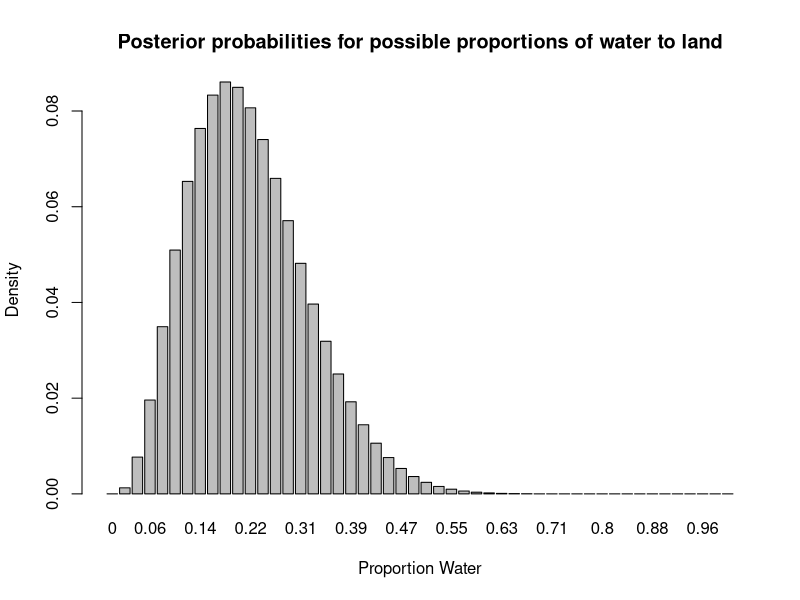
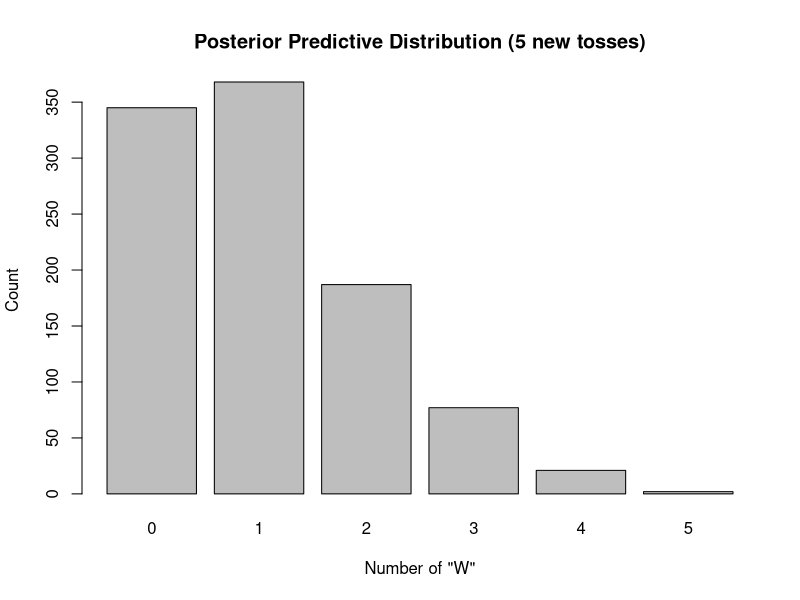

Source code (R) for these figures, in order:
## ---- chunk 1
knitr::opts_chunk$set(fig.align = "center")
library(tidyverse)  # Load any packages you need here
## ---- chunk 2
# Function to compute posterior for a given sample and range of possible proportions.
compute_posterior = function(sample, possible){
  
  W = sum(sample == "W")
  L = sum(sample == "L")
  
  prior = rep(1, length(possible)) # 2. Calculate likelihood and prior
  likelihood = sapply(possible, function(x) dbinom(x = W, size = W+L, prob = x))
  post = (prior * likelihood) / sum(prior * likelihood)  # 3. Calculate posterior probability
  
  return(post)
}

# Sample with 3 water and 13 land:
sample = c("W","W","W","L","L","L","L","L","L","L","L","L","L","L","L","L")
# 1. Create a grid of possible proportion values
possible = seq(0,1,length.out=50)
# Compute posteriors
posterior = compute_posterior(sample, possible)

# 4. Create a plot of the posterior distribution
barplot(posterior, names.arg = round(possible,2),
        main = "Posterior probabilities for possible proportions of water to land",
        xlab = "Proportion Water",
        ylab = "Density")
## ---- chunk 3
# Number of steps in our simulation
n_tosses = 5
sim_iters = 1000
# Empty vector to store predicted "W" counts (0-5 possible "W" observations)
predicted_counts = rep(0, n_tosses+1)

# 1. Sample from your posterior distribution
post_samples <- sample(possible, size=sim_iters, prob=posterior, replace=TRUE )

# 2. Use these samples to simulate new tosses
sim_globe = function( p=0.7 , N=5 ){
  sample(
    x = c("W", "L"),  # possible values
    size = N,         # how many draws
    prob = c(p, 1-p), # probability of each possibility
    replace = TRUE    # the same value can be drawn multiple times
  )
}

# Run simulation
for (i in 1:sim_iters){
  p = post_samples[i]
  tosses = sim_globe(p, n_tosses)
  water_count = sum(tosses == "W")
  predicted_counts[water_count+1] = predicted_counts[water_count+1] + 1
}

# 3. Create a visualization of the predictions
barplot(predicted_counts, names.arg = seq(0,5),
        main = "Posterior Predictive Distribution (5 new tosses)",
        xlab = "Number of \"W\"",
        ylab = "Count")

## ---- chunk 4
# This will help with debugging and reproducibility
sessionInfo()
